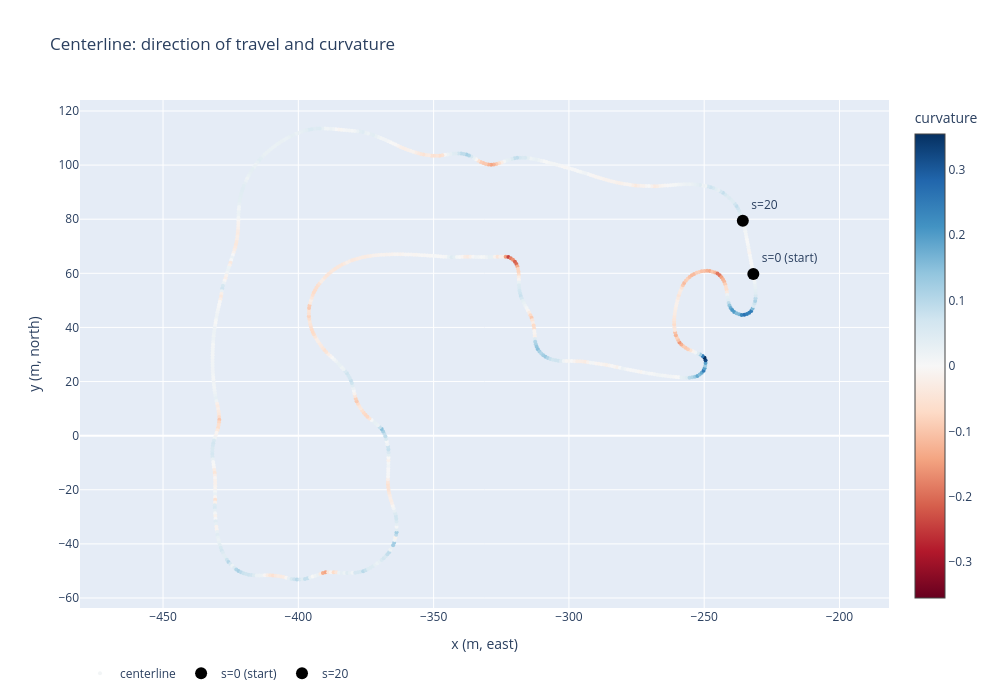

Here is the notebook cell this chart was saved with:
### Markdown cell above
Goal: every signal that has a turning direction should agree on which is left and which is right:
* steering angle;
* gyro z (yaw rate);
* IMU accel y (lateral);
* centerline curvature;
* car heading vs centerline theta.

### Code cell
import plotly.graph_objects as go
from src.loader import load_centerline

cl = load_centerline()

fig = go.Figure()

# track, coloured by curvature (red/blue = opposite signs, white = straight)
fig.add_trace(go.Scatter(
    x=cl["x"], y=cl["y"],
    mode="markers",
    marker=dict(size=4, color=cl["curvature"], colorscale="RdBu", cmid=0,
                colorbar=dict(title="curvature")),
    customdata=cl[["s", "curvature"]],
    hovertemplate="s=%{customdata[0]:.0f} m<br>curvature=%{customdata[1]:.4f}<extra></extra>",
    name="centerline",
))

# start and direction of travel
for s_mark, label in [(0, "s=0 (start)"), (20, "s=20")]:
    p = cl[cl["s"] == s_mark].iloc[0]
    fig.add_trace(go.Scatter(
        x=[p["x"]], y=[p["y"]], mode="markers+text",
        marker=dict(size=12, color="black"),
        text=[label], textposition="top right", name=label,
    ))

# equal scales so the track shape isn't distorted
fig.update_yaxes(scaleanchor="x", scaleratio=1)
fig.update_layout(title="Centerline: direction of travel and curvature",
                  xaxis_title="x (m, east)", yaxis_title="y (m, north)",
                  height=700, width=1000)
fig.update_layout(legend=dict(orientation="h", y=-0.1))
fig.show()

### Figure 1 — Plotly figure (JSON) as saved in the notebook; plotly's stock layout.template omitted (floating-point values rounded to 4 significant figures; data arrays with more than 128 entries replaced by an {"elided": "..."} marker saying what was removed)
{"data": [{"customdata": {"elided": "806x2 float values"}, "hovertemplate": "s=%{customdata[0]:.0f} m<br>curvature=%{customdata[1]:.4f}<extra></extra>", "marker": {"cmid": 0, "color": {"elided": "806 float values"}, "colorbar": {"title": {"text": "curvature"}}, "colorscale": [[0, "rgb(103,0,31)"], [0.1, "rgb(178,24,43)"], [0.2, "rgb(214,96,77)"], [0.3, "rgb(244,165,130)"], [0.4, "rgb(253,219,199)"], [0.5, "rgb(247,247,247)"], [0.6, "rgb(209,229,240)"], [0.7, "rgb(146,197,222)"], [0.8, "rgb(67,147,195)"], [0.9, "rgb(33,102,172)"], [1, "rgb(5,48,97)"]], "size": 4}, "mode": "markers", "name": "centerline", "type": "scatter", "x": {"elided": "806 float values"}, "y": {"elided": "806 float values"}}, {"marker": {"color": "black", "size": 12}, "mode": "markers+text", "name": "s=0 (start)", "text": ["s=0 (start)"], "textposition": "top right", "type": "scatter", "x": [-231.8], "y": [59.79]}, {"marker": {"color": "black", "size": 12}, "mode": "markers+text", "name": "s=20", "text": ["s=20"], "textposition": "top right", "type": "scatter", "x": [-235.7], "y": [79.4]}], "layout": {"height": 700, "legend": {"orientation": "h", "y": -0.1}, "title": {"text": "Centerline: direction of travel and curvature"}, "width": 1000, "xaxis": {"title": {"text": "x (m, east)"}}, "yaxis": {"scaleanchor": "x", "scaleratio": 1, "title": {"text": "y (m, north)"}}}}
